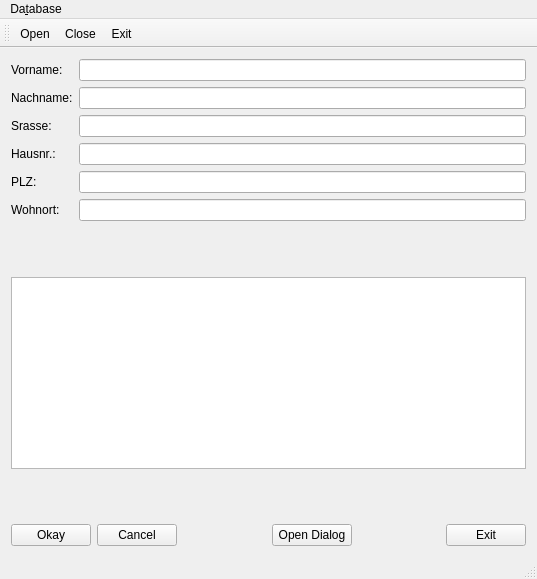
<?xml version="1.0" encoding="UTF-8"?>
<ui version="4.0">
 <class>MainWindow</class>
 <widget class="QMainWindow" name="MainWindow">
  <property name="geometry">
   <rect>
    <x>0</x>
    <y>0</y>
    <width>537</width>
    <height>579</height>
   </rect>
  </property>
  <property name="windowTitle">
   <string>MainWindow</string>
  </property>
  <widget class="QWidget" name="centralWidget">
   <layout class="QVBoxLayout" name="verticalLayout_3">
    <item>
     <layout class="QGridLayout" name="gridLayout_2">
      <item row="4" column="1">
       <widget class="QLineEdit" name="m_edtOostleitzahl"/>
      </item>
      <item row="5" column="0">
       <widget class="QLabel" name="m_lblWohnort">
        <property name="text">
         <string>Wohnort:</string>
        </property>
       </widget>
      </item>
      <item row="5" column="1">
       <widget class="QLineEdit" name="m_edtWohnort"/>
      </item>
      <item row="4" column="0">
       <widget class="QLabel" name="m_lblPostleitzahl">
        <property name="text">
         <string>PLZ:</string>
        </property>
       </widget>
      </item>
      <item row="3" column="0">
       <widget class="QLabel" name="mlblHausnummer">
        <property name="text">
         <string>Hausnr.:</string>
        </property>
       </widget>
      </item>
      <item row="3" column="1">
       <widget class="QLineEdit" name="m_edtHausnummer"/>
      </item>
      <item row="2" column="0">
       <widget class="QLabel" name="m_lblStrasse">
        <property name="text">
         <string>Srasse:</string>
        </property>
       </widget>
      </item>
      <item row="2" column="1">
       <widget class="QLineEdit" name="m_edtStarsse"/>
      </item>
      <item row="0" column="1">
       <widget class="QLineEdit" name="m_edtVorname"/>
      </item>
      <item row="1" column="0">
       <widget class="QLabel" name="m_lblNachname">
        <property name="text">
         <string>Nachname:</string>
        </property>
       </widget>
      </item>
      <item row="0" column="0">
       <widget class="QLabel" name="m_lblVorname">
        <property name="text">
         <string>Vorname:</string>
        </property>
       </widget>
      </item>
      <item row="1" column="1">
       <widget class="QLineEdit" name="m_edtNachname"/>
      </item>
     </layout>
    </item>
    <item>
     <spacer name="verticalSpacer">
      <property name="orientation">
       <enum>Qt::Vertical</enum>
      </property>
      <property name="sizeHint" stdset="0">
       <size>
        <width>20</width>
        <height>40</height>
       </size>
      </property>
     </spacer>
    </item>
    <item>
     <widget class="QTextEdit" name="m_text"/>
    </item>
    <item>
     <spacer name="verticalSpacer_2">
      <property name="orientation">
       <enum>Qt::Vertical</enum>
      </property>
      <property name="sizeHint" stdset="0">
       <size>
        <width>20</width>
        <height>40</height>
       </size>
      </property>
     </spacer>
    </item>
    <item>
     <layout class="QHBoxLayout" name="horizontalLayout_3">
      <item>
       <widget class="QPushButton" name="m_btnOkay">
        <property name="text">
         <string>Okay</string>
        </property>
       </widget>
      </item>
      <item>
       <widget class="QPushButton" name="m_btnCancel">
        <property name="text">
         <string>Cancel</string>
        </property>
       </widget>
      </item>
      <item>
       <spacer name="horizontalSpacer">
        <property name="orientation">
         <enum>Qt::Horizontal</enum>
        </property>
        <property name="sizeHint" stdset="0">
         <size>
          <width>40</width>
          <height>20</height>
         </size>
        </property>
       </spacer>
      </item>
      <item>
       <widget class="QPushButton" name="m_btnOpenDialog">
        <property name="text">
         <string>Open Dialog</string>
        </property>
       </widget>
      </item>
      <item>
       <spacer name="horizontalSpacer_2">
        <property name="orientation">
         <enum>Qt::Horizontal</enum>
        </property>
        <property name="sizeHint" stdset="0">
         <size>
          <width>40</width>
          <height>20</height>
         </size>
        </property>
       </spacer>
      </item>
      <item>
       <widget class="QPushButton" name="m_btnExit">
        <property name="text">
         <string>Exit</string>
        </property>
        <property name="flat">
         <bool>false</bool>
        </property>
       </widget>
      </item>
     </layout>
    </item>
   </layout>
  </widget>
  <widget class="QMenuBar" name="menuBar">
   <property name="geometry">
    <rect>
     <x>0</x>
     <y>0</y>
     <width>537</width>
     <height>30</height>
    </rect>
   </property>
   <widget class="QMenu" name="menuFile">
    <property name="title">
     <string>Da&amp;tabase</string>
    </property>
    <addaction name="actionOpen"/>
    <addaction name="actionClose"/>
    <addaction name="separator"/>
    <addaction name="actionExit"/>
   </widget>
   <addaction name="menuFile"/>
  </widget>
  <widget class="QToolBar" name="mainToolBar">
   <attribute name="toolBarArea">
    <enum>TopToolBarArea</enum>
   </attribute>
   <attribute name="toolBarBreak">
    <bool>false</bool>
   </attribute>
   <addaction name="actionOpen"/>
   <addaction name="actionClose"/>
   <addaction name="actionExit"/>
  </widget>
  <widget class="QStatusBar" name="statusBar"/>
  <action name="actionOpen">
   <property name="icon">
    <iconset resource="img.qrc">
     <normaloff>:/images/pix/PNG/Button Add.png</normaloff>:/images/pix/PNG/Button Add.png</iconset>
   </property>
   <property name="text">
    <string>&amp;Open</string>
   </property>
  </action>
  <action name="actionClose">
   <property name="icon">
    <iconset resource="img.qrc">
     <normaloff>:/images/pix/PNG/Button Delete.png</normaloff>:/images/pix/PNG/Button Delete.png</iconset>
   </property>
   <property name="text">
    <string>&amp;Close</string>
   </property>
  </action>
  <action name="actionExit">
   <property name="icon">
    <iconset resource="img.qrc">
     <normaloff>:/images/pix/PNG/Button Previous.png</normaloff>:/images/pix/PNG/Button Previous.png</iconset>
   </property>
   <property name="text">
    <string>&amp;Exit</string>
   </property>
  </action>
 </widget>
 <layoutdefault spacing="6" margin="11"/>
 <tabstops>
  <tabstop>m_edtVorname</tabstop>
  <tabstop>m_edtNachname</tabstop>
  <tabstop>m_edtStarsse</tabstop>
  <tabstop>m_edtHausnummer</tabstop>
  <tabstop>m_edtOostleitzahl</tabstop>
  <tabstop>m_edtWohnort</tabstop>
  <tabstop>m_btnOkay</tabstop>
  <tabstop>m_btnCancel</tabstop>
  <tabstop>m_btnExit</tabstop>
  <tabstop>m_text</tabstop>
 </tabstops>
 <resources>
  <include location="img.qrc"/>
 </resources>
 <connections>
  <connection>
   <sender>m_btnExit</sender>
   <signal>clicked()</signal>
   <receiver>MainWindow</receiver>
   <slot>close()</slot>
   <hints>
    <hint type="sourcelabel">
     <x>489</x>
     <y>537</y>
    </hint>
    <hint type="destinationlabel">
     <x>268</x>
     <y>289</y>
    </hint>
   </hints>
  </connection>
  <connection>
   <sender>actionExit</sender>
   <signal>triggered()</signal>
   <receiver>MainWindow</receiver>
   <slot>close()</slot>
   <hints>
    <hint type="sourcelabel">
     <x>-1</x>
     <y>-1</y>
    </hint>
    <hint type="destinationlabel">
     <x>268</x>
     <y>289</y>
    </hint>
   </hints>
  </connection>
 </connections>
</ui>
